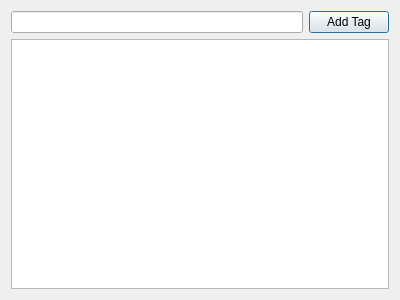
<?xml version="1.0" encoding="UTF-8"?>
<ui version="4.0">
 <class>DialogTags</class>
 <widget class="QDialog" name="DialogTags">
  <property name="geometry">
   <rect>
    <x>0</x>
    <y>0</y>
    <width>400</width>
    <height>300</height>
   </rect>
  </property>
  <property name="minimumSize">
   <size>
    <width>400</width>
    <height>300</height>
   </size>
  </property>
  <property name="windowTitle">
   <string>Tags</string>
  </property>
  <layout class="QGridLayout" name="gridLayout">
   <item row="0" column="0">
    <widget class="QLineEdit" name="lineEditTag"/>
   </item>
   <item row="0" column="1">
    <widget class="QPushButton" name="pushButtonAddTag">
     <property name="sizePolicy">
      <sizepolicy hsizetype="Fixed" vsizetype="Fixed">
       <horstretch>0</horstretch>
       <verstretch>0</verstretch>
      </sizepolicy>
     </property>
     <property name="text">
      <string>Add Tag</string>
     </property>
    </widget>
   </item>
   <item row="1" column="0" colspan="2">
    <widget class="QTableView" name="tableViewTags">
     <property name="sizeAdjustPolicy">
      <enum>QAbstractScrollArea::AdjustToContents</enum>
     </property>
     <property name="sortingEnabled">
      <bool>true</bool>
     </property>
    </widget>
   </item>
  </layout>
 </widget>
 <resources/>
 <connections/>
</ui>
